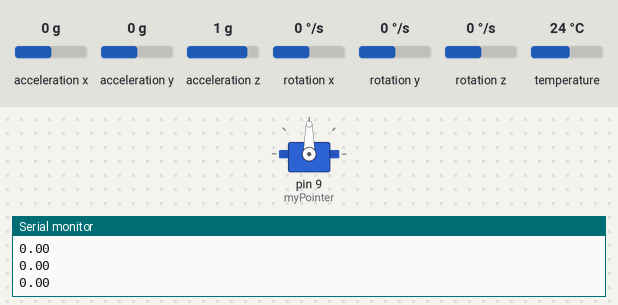
Bench run of a sketch on a simulated Arduino Leonardo, built with avr-gcc and run on an emulated ATmega32U4. On the bench: servo, the last lines printed to the serial monitor. Inputs (shaded band) come from the test bench; at power-on: acceleration y 0 g, acceleration x 0 g, acceleration z 1 g, rotation x 0 °/s, rotation y 0 °/s, rotation z 0 °/s, temperature 24 °C.

Above: at 1.2 s.
1.3 s: acceleration y set to -1.4 g
At 1.8 s:
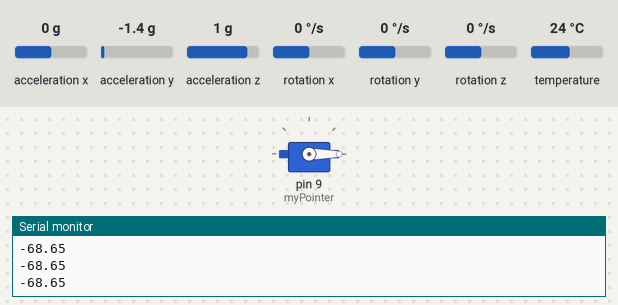
2.8 s: acceleration y set to 0.8 g
At 3.5 s:
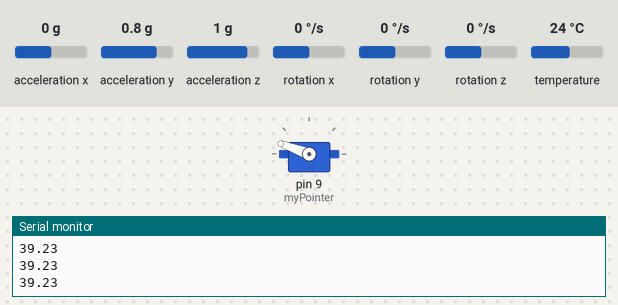
4.3 s: acceleration y set to 1.4 g
At 5.2 s:
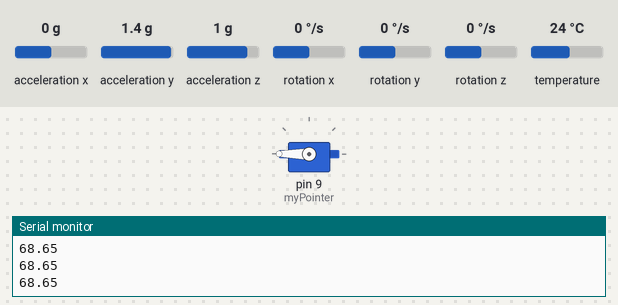
5.8 s: acceleration y set to 0 g
At 6.5 s:
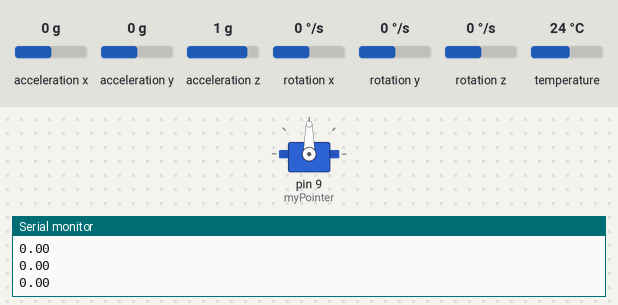
Timing chart, 0 to 8.3 s (numbered marks = the images above; inputs shaded):
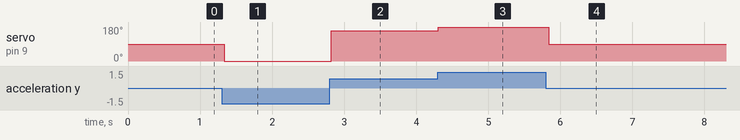

Measured:
- after the input at 1.3 s, servo on pin 9 (myPointer): 90° → 0° at once
- after the input at 2.8 s, servo on pin 9 (myPointer): 0° → 160° at once
- after the input at 4.3 s, servo on pin 9 (myPointer): 160° → 180° at once
- after the input at 5.8 s, servo on pin 9 (myPointer): 180° → 90° at once

The sketch:

food_cooling_spoon.ino
```cpp
#include <Servo.h>
#include <Adafruit_MPU6050.h>
#include <Adafruit_Sensor.h>
#include <Wire.h>

Servo myPointer;
float p;
float k;
Adafruit_MPU6050 mpu;

void setup(void) {
  Serial.begin(9600);
  myPointer.attach(9);
  while (!Serial)
    delay(10); // will pause Zero, Leonardo, etc until serial console opens


  // Try to initialize!
  if (!mpu.begin()) {

    while (1) {
      delay(10);
    }
  }


  mpu.setAccelerometerRange(MPU6050_RANGE_2_G);

  mpu.setGyroRange(MPU6050_RANGE_500_DEG);


  mpu.setFilterBandwidth(MPU6050_BAND_21_HZ);

}

void loop() {

  /* Get new sensor events with the readings */
  sensors_event_t a, g, temp;
  mpu.getEvent(&a, &g, &temp);

  p=a.acceleration.y*5;
  Serial.println(p);
 k= map(p,-50,50,0,180);
   myPointer.write(k);
 delay(50);
}
```
